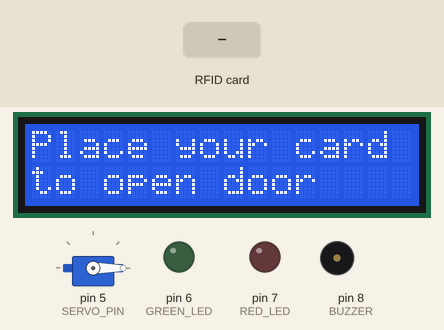
Simulated run of this sketch. Board: Arduino Uno, built with avr-gcc and run on an emulated ATmega328P. Shown: 16×2 character LCD, servo, output pins drawn as LEDs (lit = HIGH), buzzer (waves = sounding). The inputs (shaded band) are chosen by the test bench. Pins used as bus, display or sensor lines are not drawn; what the sketch prints to the serial monitor is not drawn.

Above: at 4.1 s.
4.2 s: RFID card C2 DA 54 D9 held to the reader
At 4.78 s:
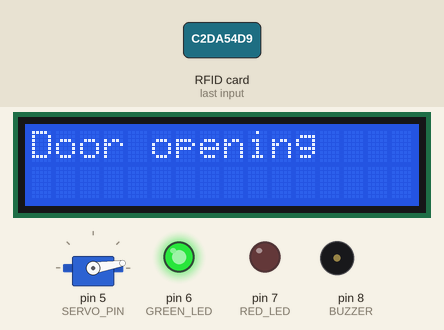
6.7 s: RFID card 5E 7A 19 C4 held to the reader
At 7.9 s:
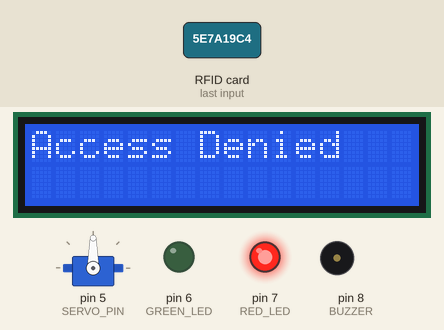
8.9 s: RFID card 12 34 56 78 held to the reader
At 9.49 s:
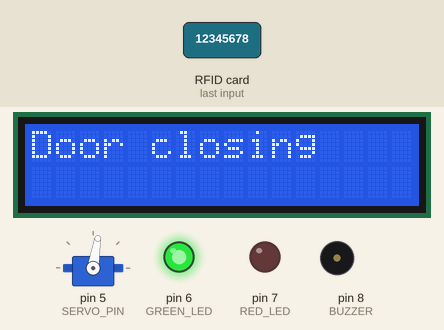
11.4 s: RFID card 5E 7A 19 C4 held to the reader
At 14.1 s:
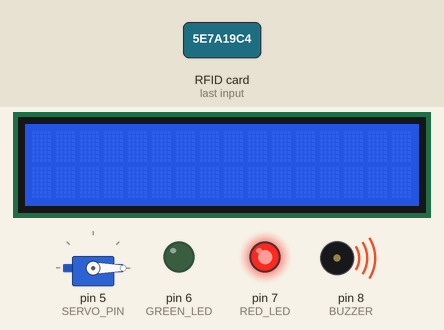
Timing chart, 0 to 15.4 s (numbered marks = the images above; inputs shaded):
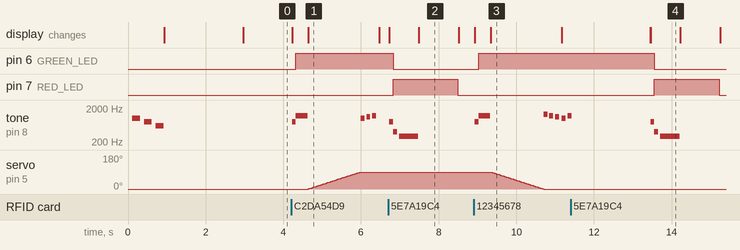

The sketch:

trial1.ino
```cpp
#include <SPI.h>
#include <MFRC522.h>
#include <Wire.h>
#include <LiquidCrystal_I2C.h>
#include <Servo.h>

#define SDA_PIN 10
#define RST_PIN 9
#define GREEN_LED 6
#define RED_LED 7
#define BUZZER 8
#define SERVO_PIN 5

MFRC522 rfid(SDA_PIN, RST_PIN);
LiquidCrystal_I2C lcd(0x27, 16, 2);  // LCD Address 0x27 (check your LCD address)
Servo doorServo;

bool doorOpen = false;  // Track state of the door
int currentServoPos = 0; // Track current servo position
String lastCardUID = ""; // Track the last card used
bool justWelcomed = false; // Track if we just showed welcome message

// List of authorized UIDs
String authorizedUIDs[] = {
  "C2DA54D9",  // Eng. Blessed Joe
  "12345678",  // Add other UIDs as needed
};

void setup() {
  Serial.begin(9600);
  SPI.begin();
  rfid.PCD_Init();
  lcd.begin(16, 2);  // Initialize LCD with 16 columns and 2 rows
  lcd.backlight();   // Turn on backlight

  doorServo.attach(SERVO_PIN);
  doorServo.write(0); // Door closed position
  currentServoPos = 0;

  pinMode(GREEN_LED, OUTPUT);
  pinMode(RED_LED, OUTPUT);
  pinMode(BUZZER, OUTPUT);

  // Initial beep sequence
  beep(1000, 200);  // High beep
  delay(100);
  beep(800, 200);   // Medium beep
  delay(100);
  beep(600, 200);   // Low beep

  // Initial message
  lcd.setCursor(0, 0);
  lcd.print("Welcome to");
  lcd.setCursor(0, 1);
  lcd.print("Project JP");
  delay(2000);  // Show the welcome message for 2 seconds
  lcd.clear();

  lcd.setCursor(0, 0);
  lcd.print("Place your card");
  lcd.setCursor(0, 1);
  lcd.print("to open door");
}

void beep(int frequency, int duration) {
  tone(BUZZER, frequency, duration);
  delay(duration);
  noTone(BUZZER);
}

void moveServoSmoothly(int targetPos) {
  int step = (targetPos > currentServoPos) ? 1 : -1;

  while (currentServoPos != targetPos) {
    currentServoPos += step;
    doorServo.write(currentServoPos);
    delay(15);  // Adjust this delay to change the speed
  }
}

void loop() {
  // Check for new card
  if (rfid.PICC_IsNewCardPresent() && rfid.PICC_ReadCardSerial()) {
    String uid = "";
    for (byte i = 0; i < rfid.uid.size; i++) {
      if (rfid.uid.uidByte[i] < 0x10) uid += "0";
      uid += String(rfid.uid.uidByte[i], HEX);
    }
    uid.toUpperCase();

    Serial.print("Card UID: ");
    Serial.println(uid);
    lcd.clear();
    beep(800, 100);  // Short beep when card is detected

    // Check if UID is authorized
    if (isAuthorized(uid)) {
      if (!doorOpen) {
        // Opening the door
        digitalWrite(RED_LED, LOW);
        digitalWrite(GREEN_LED, HIGH);
        beep(1200, 300);  // High-pitched success beep

        lcd.setCursor(0, 0);
        lcd.print("Door opening");
        moveServoSmoothly(90); // Open door slowly
        doorOpen = true;
        lastCardUID = uid;
        justWelcomed = false;

        // Play opening sequence beeps
        for (int i = 0; i < 3; i++) {
          beep(1000 + (i * 100), 100);
          delay(50);
        }

        lcd.clear();
        lcd.setCursor(0, 0);
        lcd.print("Place your card");
        lcd.setCursor(0, 1);
        lcd.print("to close door");
      } else {
        // Closing the door
        digitalWrite(RED_LED, LOW);
        digitalWrite(GREEN_LED, HIGH);
        beep(1200, 300);  // High-pitched success beep

        lcd.clear();
        lcd.setCursor(0, 0);
        lcd.print("Door closing");
        moveServoSmoothly(0);  // Close door slowly
        doorOpen = false;

        // Play closing sequence beeps
        for (int i = 3; i > 0; i--) {
          beep(1000 + (i * 100), 100);
          delay(50);
        }

        lcd.clear();
        if (uid == lastCardUID && justWelcomed) {
          lcd.setCursor(0, 0);
          lcd.print("See you again");
          lcd.setCursor(0, 1);
          lcd.print("Engineer");
          beep(1000, 100);
          delay(50);
          beep(800, 100);
        } else {
          lcd.setCursor(0, 0);
          lcd.print("Welcome Eng. Joe");
          beep(1000, 100);  // Welcome beep
          delay(50);
          beep(1200, 100);
          justWelcomed = true;
        }

        // 2-second delay before starting again
        delay(2000);

        lcd.clear();
        lcd.setCursor(0, 0);
        lcd.print("Place your card");
        lcd.setCursor(0, 1);
        lcd.print("to open door");
      }
    } else {
      // Unauthorized card
      digitalWrite(GREEN_LED, LOW);
      digitalWrite(RED_LED, HIGH);
      beep(400, 100);  // Low error beep
      delay(50);
      beep(300, 500);  // Longer low error beep

      lcd.setCursor(0, 0);
      lcd.print("Access Denied");

      delay(1000); // Wait for 1 second
      digitalWrite(RED_LED, LOW);

      lcd.clear();
      if (doorOpen) {
        lcd.setCursor(0, 0);
        lcd.print("Place your card");
        lcd.setCursor(0, 1);
        lcd.print("to close door");
      } else {
        lcd.setCursor(0, 0);
        lcd.print("Place your card");
        lcd.setCursor(0, 1);
        lcd.print("to open door");
      }
    }

    // Halt the card to prevent it from being read again
    rfid.PICC_HaltA();
  }
}

bool isAuthorized(String scannedUID) {
  // Check if the scanned UID matches any of the authorized UIDs
  for (String uid : authorizedUIDs) {
    if (uid == scannedUID) return true;
  }
  return false;
}
```

Measured:
- after the input at 4.2 s, pin 6 (GREEN_LED): LOW → HIGH after 0.12 s; tone on pin 8 (BUZZER): plays 800 Hz for 0.10 s, 1200 Hz for 0.30 s, 1000 Hz for 0.10 s, 1100 Hz for 0.10 s, 1200 Hz for 0.10 s, starting at once
- after the input at 6.7 s, pin 6 (GREEN_LED): HIGH → LOW after 0.13 s; pin 7 (RED_LED): LOW → HIGH after 0.13 s, → LOW 1.7 s later; tone on pin 8 (BUZZER): plays 800 Hz for 0.10 s, 400 Hz for 0.10 s, 300 Hz for 0.50 s, starting at once; the display: first changes at once (image 2 shows a later state)
- after the input at 8.9 s, pin 6 (GREEN_LED): LOW → HIGH after 0.13 s; tone on pin 8 (BUZZER): plays 800 Hz for 0.10 s, 1200 Hz for 0.30 s, 1300 Hz for 0.10 s, 1200 Hz for 0.10 s, 1100 Hz for 0.10 s, 1000 Hz for 0.10 s … (7 notes in this stretch), starting at once
- after the input at 11.4 s, pin 6 (GREEN_LED): HIGH → LOW after 2.2 s; pin 7 (RED_LED): LOW → HIGH after 2.2 s, → LOW 1.7 s later; the display: first differs from a run without the input after 2.1 s (image 4)
- what the display in image 2 shows lasts 1.0 s, from 7.5 s to 8.5 s
- what the display in image 4 shows lasts 0.7 s, from 13.5 s to 14.2 s
